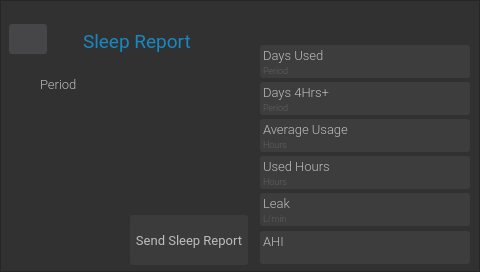
<?xml version="1.0" encoding="UTF-8"?>
<ui version="4.0">
 <class>SleepReportMoreWindowBasic</class>
 <widget class="QDialog" name="SleepReportMoreWindowBasic">
  <property name="geometry">
   <rect>
    <x>0</x>
    <y>0</y>
    <width>480</width>
    <height>272</height>
   </rect>
  </property>
  <property name="windowTitle">
   <string>Dialog</string>
  </property>
  <widget class="QFrame" name="SleepReportMoreWindowBasicBk">
   <property name="geometry">
    <rect>
     <x>0</x>
     <y>0</y>
     <width>480</width>
     <height>272</height>
    </rect>
   </property>
   <property name="maximumSize">
    <size>
     <width>480</width>
     <height>272</height>
    </size>
   </property>
   <property name="styleSheet">
    <string notr="true">background-color: rgb(49, 49, 49);
</string>
   </property>
   <property name="frameShape">
    <enum>QFrame::StyledPanel</enum>
   </property>
   <property name="frameShadow">
    <enum>QFrame::Raised</enum>
   </property>
   <widget class="QPushButton" name="backSleepReportMoreButton">
    <property name="geometry">
     <rect>
      <x>9</x>
      <y>24</y>
      <width>38</width>
      <height>30</height>
     </rect>
    </property>
    <property name="focusPolicy">
     <enum>Qt::NoFocus</enum>
    </property>
    <property name="styleSheet">
     <string notr="true">border:none;
border-radius:3px;
background-color: rgb(70, 70, 73);</string>
    </property>
    <property name="text">
     <string/>
    </property>
    <property name="icon">
     <iconset resource="../rsc/resource.qrc">
      <normaloff>:/icons/previous.png</normaloff>:/icons/previous.png</iconset>
    </property>
   </widget>
   <widget class="QLabel" name="sleepReportMoreTitle">
    <property name="geometry">
     <rect>
      <x>83</x>
      <y>29</y>
      <width>131</width>
      <height>25</height>
     </rect>
    </property>
    <property name="font">
     <font>
      <family>Roboto</family>
      <pointsize>14</pointsize>
     </font>
    </property>
    <property name="styleSheet">
     <string notr="true">color:#1788c3
</string>
    </property>
    <property name="text">
     <string>Sleep Report</string>
    </property>
   </widget>
   <widget class="QFrame" name="daysUsed">
    <property name="geometry">
     <rect>
      <x>260</x>
      <y>45</y>
      <width>210</width>
      <height>33</height>
     </rect>
    </property>
    <property name="styleSheet">
     <string notr="true">background-color:#3D3D3D;
border-radius:3px;
</string>
    </property>
    <property name="frameShape">
     <enum>QFrame::StyledPanel</enum>
    </property>
    <property name="frameShadow">
     <enum>QFrame::Raised</enum>
    </property>
    <widget class="QLabel" name="daysUsedTitle">
     <property name="geometry">
      <rect>
       <x>3</x>
       <y>2</y>
       <width>81</width>
       <height>16</height>
      </rect>
     </property>
     <property name="font">
      <font>
       <family>Roboto Light</family>
       <pointsize>10</pointsize>
      </font>
     </property>
     <property name="styleSheet">
      <string notr="true">color:#BDBDBD</string>
     </property>
     <property name="text">
      <string>Days Used</string>
     </property>
    </widget>
    <widget class="QLabel" name="daysUsedText">
     <property name="geometry">
      <rect>
       <x>112</x>
       <y>0</y>
       <width>91</width>
       <height>35</height>
      </rect>
     </property>
     <property name="font">
      <font>
       <family>Roboto Thin</family>
       <pointsize>20</pointsize>
      </font>
     </property>
     <property name="styleSheet">
      <string notr="true">color:#2196F3</string>
     </property>
     <property name="text">
      <string/>
     </property>
     <property name="alignment">
      <set>Qt::AlignRight|Qt::AlignTrailing|Qt::AlignVCenter</set>
     </property>
    </widget>
    <widget class="QLabel" name="daysUsedUnit">
     <property name="geometry">
      <rect>
       <x>3</x>
       <y>20</y>
       <width>41</width>
       <height>12</height>
      </rect>
     </property>
     <property name="font">
      <font>
       <family>Roboto Light</family>
       <pointsize>7</pointsize>
      </font>
     </property>
     <property name="styleSheet">
      <string notr="true">color:#616161</string>
     </property>
     <property name="text">
      <string>Period</string>
     </property>
     <property name="alignment">
      <set>Qt::AlignLeading|Qt::AlignLeft|Qt::AlignTop</set>
     </property>
    </widget>
   </widget>
   <widget class="QFrame" name="days4HrsPlus">
    <property name="geometry">
     <rect>
      <x>260</x>
      <y>82</y>
      <width>210</width>
      <height>33</height>
     </rect>
    </property>
    <property name="styleSheet">
     <string notr="true">background-color:#3D3D3D;
border-radius:3px;
</string>
    </property>
    <property name="frameShape">
     <enum>QFrame::StyledPanel</enum>
    </property>
    <property name="frameShadow">
     <enum>QFrame::Raised</enum>
    </property>
    <widget class="QLabel" name="days4HrsPlusTitle">
     <property name="geometry">
      <rect>
       <x>3</x>
       <y>2</y>
       <width>81</width>
       <height>16</height>
      </rect>
     </property>
     <property name="font">
      <font>
       <family>Roboto Light</family>
       <pointsize>10</pointsize>
      </font>
     </property>
     <property name="styleSheet">
      <string notr="true">color:#BDBDBD</string>
     </property>
     <property name="text">
      <string>Days 4Hrs+</string>
     </property>
    </widget>
    <widget class="QLabel" name="days4HrsPlusText">
     <property name="geometry">
      <rect>
       <x>112</x>
       <y>0</y>
       <width>91</width>
       <height>35</height>
      </rect>
     </property>
     <property name="font">
      <font>
       <family>Roboto</family>
       <pointsize>20</pointsize>
      </font>
     </property>
     <property name="styleSheet">
      <string notr="true">color:#2196F3</string>
     </property>
     <property name="text">
      <string/>
     </property>
     <property name="alignment">
      <set>Qt::AlignRight|Qt::AlignTrailing|Qt::AlignVCenter</set>
     </property>
    </widget>
    <widget class="QLabel" name="days4HrsPlusUnit">
     <property name="geometry">
      <rect>
       <x>3</x>
       <y>20</y>
       <width>41</width>
       <height>12</height>
      </rect>
     </property>
     <property name="font">
      <font>
       <family>Roboto Light</family>
       <pointsize>7</pointsize>
      </font>
     </property>
     <property name="styleSheet">
      <string notr="true">color:#616161</string>
     </property>
     <property name="text">
      <string>Period</string>
     </property>
     <property name="alignment">
      <set>Qt::AlignLeading|Qt::AlignLeft|Qt::AlignTop</set>
     </property>
    </widget>
   </widget>
   <widget class="QFrame" name="averageUsage">
    <property name="geometry">
     <rect>
      <x>260</x>
      <y>119</y>
      <width>210</width>
      <height>33</height>
     </rect>
    </property>
    <property name="styleSheet">
     <string notr="true">background-color:#3D3D3D;
border-radius:3px;
</string>
    </property>
    <property name="frameShape">
     <enum>QFrame::StyledPanel</enum>
    </property>
    <property name="frameShadow">
     <enum>QFrame::Raised</enum>
    </property>
    <widget class="QLabel" name="averageUsageTitle">
     <property name="geometry">
      <rect>
       <x>3</x>
       <y>2</y>
       <width>101</width>
       <height>16</height>
      </rect>
     </property>
     <property name="font">
      <font>
       <family>Roboto Light</family>
       <pointsize>10</pointsize>
      </font>
     </property>
     <property name="styleSheet">
      <string notr="true">color:#BDBDBD</string>
     </property>
     <property name="text">
      <string>Average Usage</string>
     </property>
    </widget>
    <widget class="QLabel" name="averageUsageText">
     <property name="geometry">
      <rect>
       <x>122</x>
       <y>0</y>
       <width>81</width>
       <height>35</height>
      </rect>
     </property>
     <property name="font">
      <font>
       <family>Roboto Thin</family>
       <pointsize>20</pointsize>
      </font>
     </property>
     <property name="styleSheet">
      <string notr="true">color:#2196F3</string>
     </property>
     <property name="text">
      <string/>
     </property>
     <property name="alignment">
      <set>Qt::AlignRight|Qt::AlignTrailing|Qt::AlignVCenter</set>
     </property>
    </widget>
    <widget class="QLabel" name="averageUsageUnit">
     <property name="geometry">
      <rect>
       <x>3</x>
       <y>20</y>
       <width>41</width>
       <height>12</height>
      </rect>
     </property>
     <property name="font">
      <font>
       <family>Roboto Light</family>
       <pointsize>7</pointsize>
      </font>
     </property>
     <property name="styleSheet">
      <string notr="true">color:#616161</string>
     </property>
     <property name="text">
      <string>Hours</string>
     </property>
     <property name="alignment">
      <set>Qt::AlignLeading|Qt::AlignLeft|Qt::AlignTop</set>
     </property>
    </widget>
   </widget>
   <widget class="QFrame" name="usedHours">
    <property name="geometry">
     <rect>
      <x>260</x>
      <y>156</y>
      <width>210</width>
      <height>33</height>
     </rect>
    </property>
    <property name="styleSheet">
     <string notr="true">background-color:#3D3D3D;
border-radius:3px;
</string>
    </property>
    <property name="frameShape">
     <enum>QFrame::StyledPanel</enum>
    </property>
    <property name="frameShadow">
     <enum>QFrame::Raised</enum>
    </property>
    <widget class="QLabel" name="usedHoursTitle">
     <property name="geometry">
      <rect>
       <x>3</x>
       <y>2</y>
       <width>81</width>
       <height>16</height>
      </rect>
     </property>
     <property name="font">
      <font>
       <family>Roboto Light</family>
       <pointsize>10</pointsize>
      </font>
     </property>
     <property name="styleSheet">
      <string notr="true">color:#BDBDBD</string>
     </property>
     <property name="text">
      <string>Used Hours</string>
     </property>
    </widget>
    <widget class="QLabel" name="usedHoursText">
     <property name="geometry">
      <rect>
       <x>112</x>
       <y>0</y>
       <width>91</width>
       <height>35</height>
      </rect>
     </property>
     <property name="font">
      <font>
       <family>Roboto Thin</family>
       <pointsize>20</pointsize>
      </font>
     </property>
     <property name="styleSheet">
      <string notr="true">color:#2196F3</string>
     </property>
     <property name="text">
      <string/>
     </property>
     <property name="alignment">
      <set>Qt::AlignRight|Qt::AlignTrailing|Qt::AlignVCenter</set>
     </property>
    </widget>
    <widget class="QLabel" name="usedHoursUnit">
     <property name="geometry">
      <rect>
       <x>3</x>
       <y>20</y>
       <width>41</width>
       <height>12</height>
      </rect>
     </property>
     <property name="font">
      <font>
       <family>Roboto Light</family>
       <pointsize>7</pointsize>
      </font>
     </property>
     <property name="styleSheet">
      <string notr="true">color:#616161</string>
     </property>
     <property name="text">
      <string>Hours</string>
     </property>
     <property name="alignment">
      <set>Qt::AlignLeading|Qt::AlignLeft|Qt::AlignTop</set>
     </property>
    </widget>
   </widget>
   <widget class="QFrame" name="leak">
    <property name="geometry">
     <rect>
      <x>260</x>
      <y>193</y>
      <width>210</width>
      <height>33</height>
     </rect>
    </property>
    <property name="styleSheet">
     <string notr="true">background-color:#3D3D3D;
border-radius:3px;
</string>
    </property>
    <property name="frameShape">
     <enum>QFrame::StyledPanel</enum>
    </property>
    <property name="frameShadow">
     <enum>QFrame::Raised</enum>
    </property>
    <widget class="QLabel" name="leakTitle">
     <property name="geometry">
      <rect>
       <x>3</x>
       <y>2</y>
       <width>81</width>
       <height>16</height>
      </rect>
     </property>
     <property name="font">
      <font>
       <family>Roboto Light</family>
       <pointsize>10</pointsize>
      </font>
     </property>
     <property name="styleSheet">
      <string notr="true">color:#BDBDBD</string>
     </property>
     <property name="text">
      <string>Leak</string>
     </property>
    </widget>
    <widget class="QLabel" name="leakText">
     <property name="geometry">
      <rect>
       <x>102</x>
       <y>0</y>
       <width>101</width>
       <height>35</height>
      </rect>
     </property>
     <property name="font">
      <font>
       <family>Roboto Thin</family>
       <pointsize>20</pointsize>
      </font>
     </property>
     <property name="styleSheet">
      <string notr="true">color:#2196F3</string>
     </property>
     <property name="text">
      <string/>
     </property>
     <property name="alignment">
      <set>Qt::AlignRight|Qt::AlignTrailing|Qt::AlignVCenter</set>
     </property>
    </widget>
    <widget class="QLabel" name="leakUnit">
     <property name="geometry">
      <rect>
       <x>3</x>
       <y>20</y>
       <width>41</width>
       <height>12</height>
      </rect>
     </property>
     <property name="font">
      <font>
       <family>Roboto Light</family>
       <pointsize>7</pointsize>
      </font>
     </property>
     <property name="styleSheet">
      <string notr="true">color:#616161</string>
     </property>
     <property name="text">
      <string>L/min</string>
     </property>
     <property name="alignment">
      <set>Qt::AlignLeading|Qt::AlignLeft|Qt::AlignTop</set>
     </property>
    </widget>
   </widget>
   <widget class="QFrame" name="ahi">
    <property name="geometry">
     <rect>
      <x>260</x>
      <y>231</y>
      <width>210</width>
      <height>33</height>
     </rect>
    </property>
    <property name="styleSheet">
     <string notr="true">background-color:#3D3D3D;
border-radius:3px;
</string>
    </property>
    <property name="frameShape">
     <enum>QFrame::StyledPanel</enum>
    </property>
    <property name="frameShadow">
     <enum>QFrame::Raised</enum>
    </property>
    <widget class="QLabel" name="ahiTitle">
     <property name="geometry">
      <rect>
       <x>3</x>
       <y>2</y>
       <width>81</width>
       <height>16</height>
      </rect>
     </property>
     <property name="font">
      <font>
       <family>Roboto Light</family>
       <pointsize>10</pointsize>
      </font>
     </property>
     <property name="styleSheet">
      <string notr="true">color:#BDBDBD</string>
     </property>
     <property name="text">
      <string>AHI</string>
     </property>
    </widget>
    <widget class="QLabel" name="ahiText">
     <property name="geometry">
      <rect>
       <x>32</x>
       <y>0</y>
       <width>171</width>
       <height>35</height>
      </rect>
     </property>
     <property name="font">
      <font>
       <family>Roboto Thin</family>
       <pointsize>20</pointsize>
      </font>
     </property>
     <property name="styleSheet">
      <string notr="true">color:#2196F3</string>
     </property>
     <property name="text">
      <string/>
     </property>
     <property name="alignment">
      <set>Qt::AlignRight|Qt::AlignTrailing|Qt::AlignVCenter</set>
     </property>
    </widget>
   </widget>
   <widget class="QLabel" name="selectionPeriod">
    <property name="geometry">
     <rect>
      <x>40</x>
      <y>74</y>
      <width>41</width>
      <height>21</height>
     </rect>
    </property>
    <property name="font">
     <font>
      <family>Roboto Light</family>
      <pointsize>10</pointsize>
     </font>
    </property>
    <property name="styleSheet">
     <string notr="true">color:#BDBDBD</string>
    </property>
    <property name="text">
     <string>Period</string>
    </property>
   </widget>
   <widget class="QPushButton" name="sendSleepReportButton">
    <property name="geometry">
     <rect>
      <x>130</x>
      <y>215</y>
      <width>118</width>
      <height>50</height>
     </rect>
    </property>
    <property name="font">
     <font>
      <family>Roboto</family>
      <pointsize>10</pointsize>
     </font>
    </property>
    <property name="focusPolicy">
     <enum>Qt::NoFocus</enum>
    </property>
    <property name="styleSheet">
     <string notr="true">QPushButton {
background-color:#3B3B3B;
color:#BDBDBD;
border:none;
border-radius:3px;
}
QPushButton:pressed {
background-color:#606060;
color:#BDBDBD;
border:none;
border-radius:3px;
}
</string>
    </property>
    <property name="text">
     <string>Send Sleep Report</string>
    </property>
   </widget>
  </widget>
 </widget>
 <resources>
  <include location="../rsc/resource.qrc"/>
 </resources>
 <connections/>
</ui>
